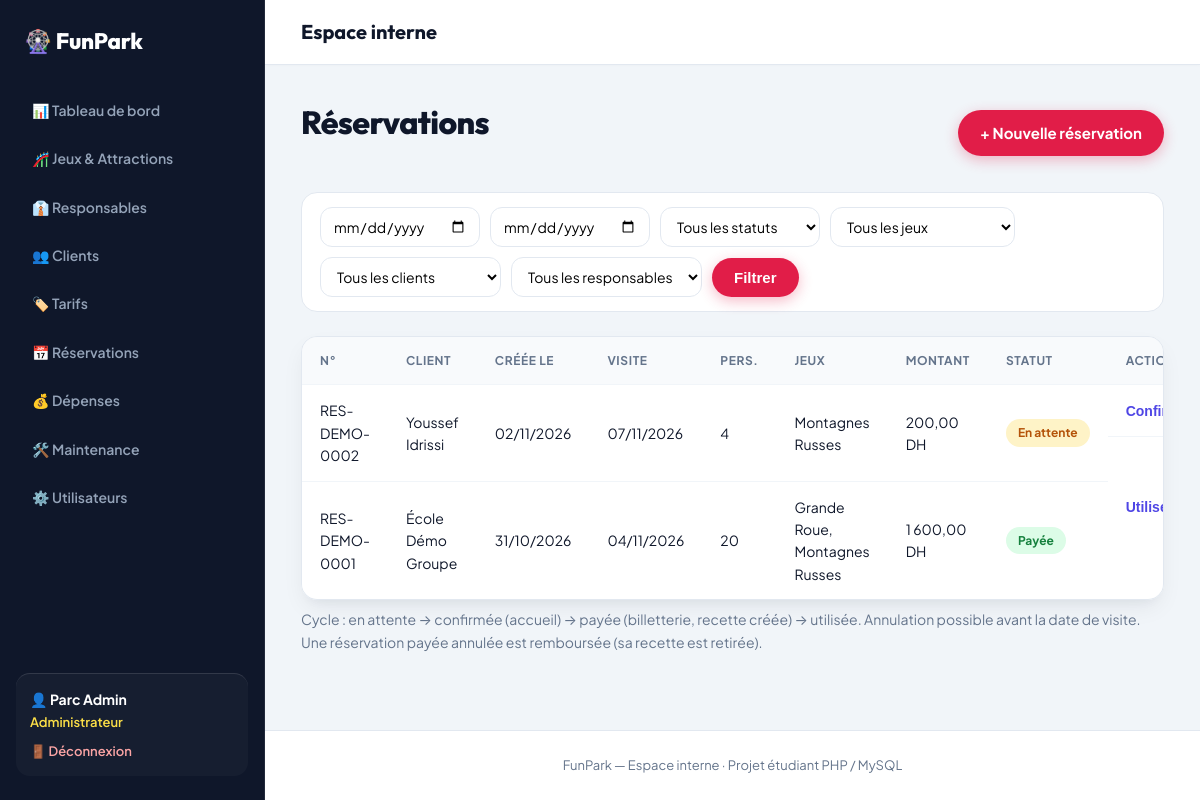
The app's page /parc-jeux/index.php?page=reservations&action=index (signed in) with its own data.
### tables this page shows
CREATE TABLE reservation (
  id_reservation INT AUTO_INCREMENT PRIMARY KEY,
  numero_reservation VARCHAR(30) NOT NULL UNIQUE,
  date_creation DATETIME NOT NULL,
  date_visite DATE NOT NULL,
  nombre_personnes INT NOT NULL,
  montant DECIMAL(10,2) NOT NULL,
  remise DECIMAL(10,2) NOT NULL DEFAULT 0.00,
  code_promo VARCHAR(50) NULL,
  statut ENUM('en_attente','confirmee','payee','utilisee','annulee') NOT NULL DEFAULT 'en_attente',
  mode_paiement ENUM('especes','carte') NULL,
  reference_paiement VARCHAR(100) NULL,
  id_client INT NOT NULL,
  FOREIGN KEY (id_client) REFERENCES client(id_client)
);

CREATE TABLE client (
  id_client INT AUTO_INCREMENT PRIMARY KEY,
  nom VARCHAR(50) NOT NULL,
  prenom VARCHAR(50) NOT NULL,
  telephone VARCHAR(20),
  email VARCHAR(100),
  type_client ENUM('individuel','famille','groupe') NOT NULL DEFAULT 'individuel'
);

### parc-jeux/controllers/ReservationController.php (called while the page is built, shortened)
<?php
class ReservationController {
    private $pdo, $reservation;
    public function __construct($pdo) {
        $this->pdo = $pdo;
        $this->reservation = new Reservation($pdo);
    }
    public function actionIndex() {
        $role = roleActuel();
        $filtres = ['date_debut' => $_GET['date_debut'] ?? '', 'date_fin' => $_GET['date_fin'] ?? '', 'statut' => $_GET['statut'] ?? '',
                    'id_client' => $_GET['id_client'] ?? '', 'id_jeu' => $_GET['id_jeu'] ?? '', 'id_responsable' => $_GET['id_responsable'] ?? ''];
        $idClient = ($role === 'client') ? (idClientSession() ?: -1) : null;
        $idResp = ($role === 'responsable') ? (idResponsableSession() ?: -1) : null;
        vue('reservations/index', [
            'reservations' => $this->reservation->tous($filtres, $idClient, $idResp), 'filtres' => $filtres,
            'clients' => in_array($role, ['admin', 'agent']) ? (new Client($this->pdo))->tous() : [],
            'jeux' => (new Jeu($this->pdo))->actifs(), 'responsables' => (new Responsable($this->pdo))->tous(),
        ]);
    }
}

### parc-jeux/index.php (called while the page is built, shortened)
<?php
require RACINE . '/config/helpers.php';
$action = $_GET['action'] ?? 'index';
try {
    $controleur = new $nomClasse(getPDO());
    $methode = 'action' . ucfirst($action);
    $controleur->$methode();
} catch (PDOException $e) {
    die("Erreur de base de données : " . e($e->getMessage()));
}

### parc-jeux/models/Reservation.php (called while the page is built, shortened)
<?php
class Reservation {
    private $pdo;
    public function __construct($pdo) { $this->pdo = $pdo; }
    public function tous($f, $idClient = null, $idResponsable = null) {
        $sql = "SELECT r.*, c.nom, c.prenom,
                (SELECT GROUP_CONCAT(j.nom SEPARATOR ', ') FROM reservation_jeu rj JOIN jeu j ON j.id_jeu = rj.id_jeu
                 WHERE rj.id_reservation = r.id_reservation) AS jeux
                FROM reservation r JOIN client c ON c.id_client = r.id_client WHERE 1=1";
        $p = [];
        $sql .= " ORDER BY r.date_visite DESC, r.id_reservation DESC";
        $req = $this->pdo->prepare($sql);
        $req->execute($p);
        return $req->fetchAll();
    }
}

### parc-jeux/views/reservations/index.php (the view, shortened to what this page needs)
<?php $titrePage = 'Réservations'; $role = roleActuel(); ?>
<div class="entete"><h1><?= $role === 'client' ? 'Mes réservations' : ($role === 'responsable' ? 'Planning de mes jeux' : 'Réservations') ?></h1>
    <?php if ($role !== 'responsable'): ?><a class="btn" href="<?= e(url('reservations', 'creer')) ?>">+ Nouvelle réservation</a><?php endif; ?></div>
<form method="get" class="filtres">
    <input type="date" name="date_debut" value="<?= e($filtres['date_debut']) ?>" title="Visite du">
    <input type="date" name="date_fin" value="<?= e($filtres['date_fin']) ?>" title="Visite au">
    <select name="statut"><option value="">Tous les statuts</option>
    </select>
    <select name="id_jeu"><option value="">Tous les jeux</option>
    </select>
    <?php if (in_array($role, ['admin', 'agent'])): ?>
    <select name="id_client"><option value="">Tous les clients</option>
    </select>
    <?php endif; ?>
    <?php if ($role === 'admin'): ?>
    <select name="id_responsable"><option value="">Tous les responsables</option>
    </select>
    <?php endif; ?>
    <button class="btn" type="submit">Filtrer</button>
</form>
<div class="tableau"><table>
    <tr><th>N°</th><th>Client</th><th>Créée le</th><th>Visite</th><th>Pers.</th><th>Jeux</th><th>Montant</th><th>Statut</th><?php if ($role !== 'responsable'): ?><th>Actions</th><?php endif; ?></tr>
    <?php foreach ($reservations as $r): ?>
    <?php $s = $r['statut']; $monClient = ($role === 'client'); ?>
    <tr>
        <td><?= e($r['numero_reservation']) ?></td><td><?= e($r['prenom'] . ' ' . $r['nom']) ?></td>
        <td><?= dateFr($r['date_creation']) ?></td><td><?= dateFr($r['date_visite']) ?></td><td><?= (int)$r['nombre_personnes'] ?></td>
        <td><?= e($r['jeux']) ?></td><td><?= montant($r['montant']) ?></td><td><?= badge($s) ?></td>
        <?php if ($role !== 'responsable'): ?>
        <td class="actions">
            <?php if ($s === 'en_attente' && !$monClient): ?>
                <form method="post" action="<?= e(url('reservations', 'statut')) ?>" data-confirm="Confirmer cette réservation ?">
                    <button class="lien" type="submit">Confirmer</button></form>
            <?php endif; ?>
            <?php if ($s === 'payee' && !$monClient): ?>
                <form method="post" action="<?= e(url('reservations', 'statut')) ?>" data-confirm="Marquer comme utilisée ?">
                    <button class="lien" type="submit">Utilisée</button></form>
            <?php endif; ?>
        </td>
        <?php endif; ?>
    </tr>
    <?php endforeach; ?>
</table></div>
<p class="aide">Cycle : en attente → confirmée (accueil) → payée (billetterie, recette créée) → utilisée. Annulation possible avant la date de visite. Une réservation payée annulée est remboursée (sa recette est retirée).</p>

### parc-jeux/config/helpers.php (shortened to what this page needs)
<?php
function libelle($valeur) {
    $textes = [
        'disponible' => 'Disponible', 'en_fonctionnement' => 'En fonctionnement', 'en_maintenance' => 'En maintenance',
        'hors_service' => 'Hors service', 'ferme_temporairement' => 'Fermé temporairement',
        'admin' => 'Administrateur', 'responsable' => 'Responsable de jeu', 'agent' => 'Agent de vente / accueil',
        'client' => 'Client / visiteur',
        'especes' => 'Espèces', 'carte' => 'Carte', 'paye' => 'Payé', 'en_attente' => 'En attente',
        'confirmee' => 'Confirmée', 'payee' => 'Payée', 'utilisee' => 'Utilisée', 'annulee' => 'Annulée',
        'signalee' => 'Signalée', 'planifiee' => 'Planifiée', 'en_cours' => 'En cours', 'terminee' => 'Terminée',
        'jeu' => 'Lié à un jeu', 'general' => 'Frais généraux',
        'individuel' => 'Individuel', 'famille' => 'Famille', 'groupe' => 'Groupe',
        'actif' => 'Actif', 'inactif' => 'Inactif', 'valide' => 'Valide', 'utilise' => 'Utilisé',
        'billet' => 'Billets', 'reservation' => 'Réservation', 'abonnement' => 'Abonnement', 'autre' => 'Autre',
    ];
    return $textes[$valeur] ?? $valeur;
}
function badge($valeur) {
    return '<span class="badge b-' . e($valeur) . '">' . e(libelle($valeur)) . '</span>';
}
function e($texte) {
    return htmlspecialchars((string)$texte, ENT_QUOTES, 'UTF-8');
}
function montant($valeur) {
    return number_format((float)$valeur, 2, ',', ' ') . ' DH';
}
function dateFr($date) {
    return $date ? date('d/m/Y', strtotime($date)) : '-';
}
function url($page, $action = 'index', $params = []) {
    return 'index.php?' . http_build_query(array_merge(['page' => $page, 'action' => $action], $params));
}
function roleActuel() {
    return $_SESSION['user']['role'] ?? '';
}
function vue($fichier, $donnees = [], $mode = null) {
    extract($donnees);
    require RACINE . '/views/layout/header.php';
    require RACINE . '/views/layout/navbar.php';
    require RACINE . '/views/' . $fichier . '.php';
    require RACINE . '/views/layout/footer.php';
}

### parc-jeux/public/css/style.css (style rules this page uses)
:root { --font-body: 'Plus Jakarta Sans', system-ui, -apple-system, sans-serif; --font-heading: 'Outfit', 'Plus Jakarta Sans', sans-serif; --violet: #4f46e5; --violet-fonce: #0f172a; --violet-back: #1e1b4b; --magenta: #e11d48; --magenta-hover: #be123c; --or: #f59e0b; --or-clair: #fde047; --ciel: #0284c7; --emerald: #10b981; --creme: #f8fafc; --blanc: #ffffff; --texte: #0f172a; --texte-doux: #64748b; --bordure: #e2e8f0; --ombre: 0 10px 25px -5px rgba(15, 23, 42, 0.08), 0 8px 10px -6px rgba(15, 23, 42, 0.04); --ombre-forte: 0 20px 35px -5px rgba(15, 23, 42, 0.14), 0 10px 15px -5px rgba(15, 23, 42, 0.08); --rayon: 16px; --rayon-lg: 24px; --nav-h: 76px; --sidebar-w: 265px; }
*, *::before, *::after { box-sizing: border-box; }
html { scroll-behavior: smooth; width: 100%; min-height: 100%; margin: 0; padding: 0; }
body { width: 100%; min-height: 100%; margin: 0; padding: 0; font-family: var(--font-body); background: var(--creme); color: var(--texte); line-height: 1.6; -webkit-font-smoothing: antialiased; }
h1, h2, h3, h4, h5, h6 { font-family: var(--font-heading); font-weight: 700; letter-spacing: -0.02em; }
a { color: var(--violet); text-decoration: none; transition: all 0.2s ease; }
body.mode-admin { display: flex; flex-direction: row; width: 100%; min-height: 100vh; margin: 0; padding: 0; background: #f1f5f9; }
.mode-admin .entete, .mode-admin .filtres, .mode-admin .tableau, .mode-admin table, .mode-admin .cartes, .mode-admin .deux-colonnes, .mode-admin .carte, .mode-admin .formulaire, .mode-admin .message, .mode-admin .bandeau-info, .mode-admin .grille-jeux, .mode-admin .grille-tarifs, .mode-admin .carte-detail-jeu, .mode-admin .detail-jeu-grille { width: 100% !important; max-width: none !important; box-sizing: border-box; }
h1 { font-size: 2rem; margin: 0 0 20px; color: var(--violet-fonce); font-weight: 800; }
.entete { display: flex; justify-content: space-between; align-items: center; flex-wrap: wrap; gap: 16px; margin-bottom: 24px; }
.aide { color: var(--texte-doux); font-size: 14px; margin-top: 8px; }
.btn { display: inline-flex; align-items: center; justify-content: center; gap: 8px; background: linear-gradient(135deg, var(--magenta), #e11d48); color: var(--blanc) !important; border: none; padding: 11px 22px; border-radius: 999px; cursor: pointer; font-size: 15px; font-weight: 700; box-shadow: 0 4px 14px rgba(225, 29, 72, 0.3); transition: all 0.2s cubic-bezier(0.16, 1, 0.3, 1); }
.lien { background: none; border: none; color: var(--violet); cursor: pointer; font-size: 14px; font-weight: 700; padding: 0; }
.tableau { overflow-x: auto; background: var(--blanc); border-radius: var(--rayon); box-shadow: var(--ombre); border: 1px solid var(--bordure); }
table { width: 100%; border-collapse: collapse; }
th, td { padding: 14px 18px; text-align: left; border-bottom: 1px solid #f1f5f9; font-size: 14px; vertical-align: middle; }
th { background: #f8fafc; color: var(--texte-doux); font-weight: 700; text-transform: uppercase; font-size: 12px; letter-spacing: 0.05em; }
tr:last-child td { border-bottom: none; }
.actions { white-space: nowrap; display: flex; gap: 8px; align-items: center; }
.actions form { display: inline-block; margin: 0; }
.badge { display: inline-flex; align-items: center; padding: 4px 12px; border-radius: 999px; font-size: 12px; font-weight: 700; white-space: nowrap; }
.b-disponible, .b-actif, .b-paye, .b-payee, .b-valide, .b-terminee, .b-confirmee { background: #dcfce7; color: #15803d; }
.b-en_maintenance, .b-en_attente, .b-signalee, .b-ferme_temporairement { background: #fef3c7; color: #b45309; }
input[type=text], input[type=email], input[type=password], input[type=number], input[type=date], select, textarea { width: 100%; padding: 12px 14px; border: 1px solid var(--bordure); border-radius: 12px; font-size: 15px; background: var(--blanc); font-family: inherit; transition: all 0.2s ease; }
.filtres { display: flex; flex-wrap: wrap; gap: 10px; align-items: center; margin-bottom: 24px; background: var(--blanc); padding: 14px 18px; border-radius: var(--rayon); border: 1px solid var(--bordure); }
.filtres input, .filtres select { width: auto; min-width: 160px; padding: 9px 12px; font-size: 14px; }

### records on screen
reservation: numero_reservation "RES-DEMO-0002", id_client.nom "Youssef Idrissi", date_creation "02/11/2026", date_visite "07/11/2026", nombre_personnes "4", jeux "Montagnes Russes", montant "200,00 DH", statut "En attente"
reservation: numero_reservation "RES-DEMO-0001", id_client.nom "École Démo Groupe", date_creation "31/10/2026", date_visite "04/11/2026", nombre_personnes "20", jeux "Grande Roue, Montagnes Russes", montant "1 600,00 DH", statut "Payée"

### other values on screen
$_SESSION['user']['prenom'] . ' ' . $_SESSION['user']['nom'] "Parc Admin"
libelle($role) "Administrateur"
$titrePage "Espace interne"
